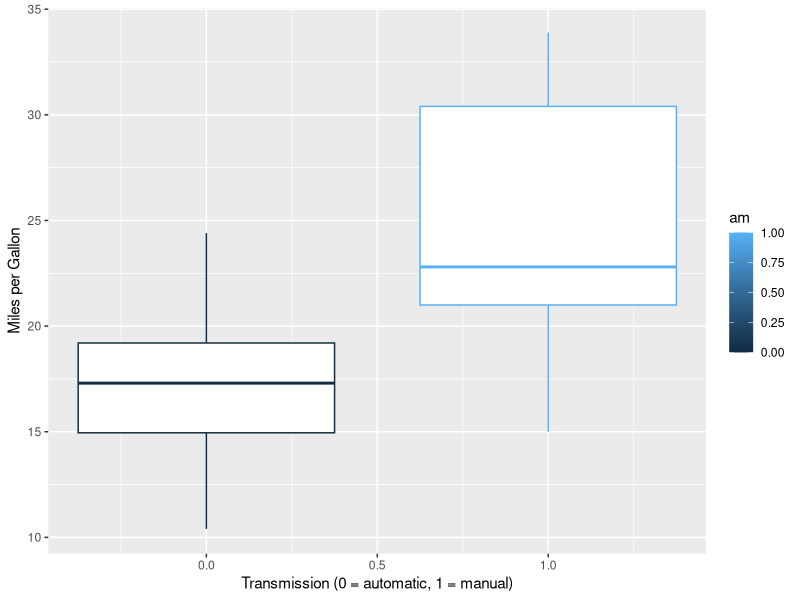
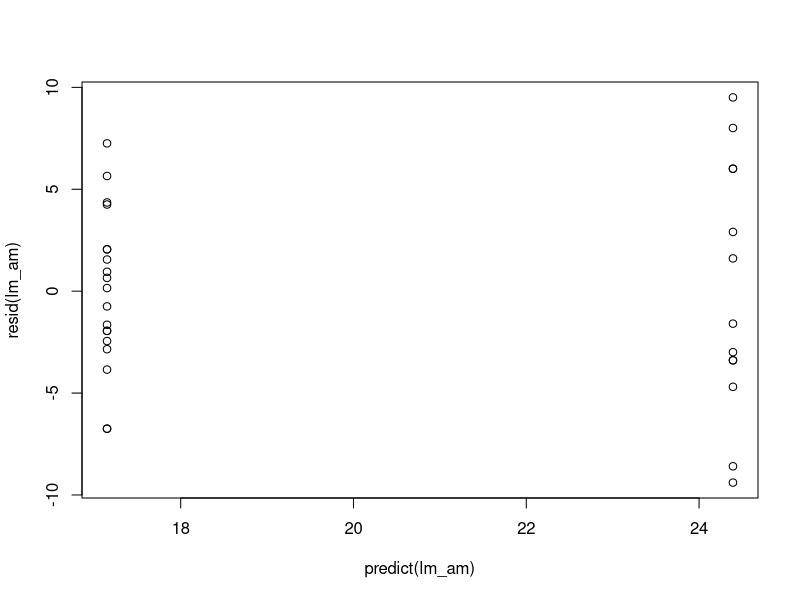
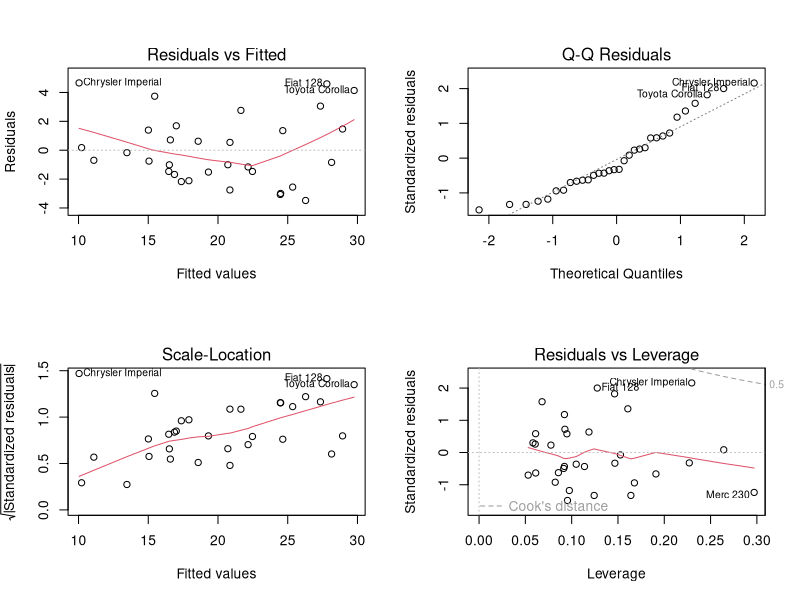

Source code (R) for these figures, in order:
## ---- chunk 1
knitr::opts_chunk$set(echo = TRUE)
## ---- chunk 2

data(mtcars)
dim(mtcars)
str(mtcars)
## ---- chunk 3
library(ggplot2)
my_boxplot <- ggplot(mtcars,aes(x=am,y=mpg, group=am, col=am)) + geom_boxplot() + xlab('Transmission (0 = automatic, 1 = manual)') + ylab('Miles per Gallon')
my_boxplot 
## ---- chunk 4
mtcars_am0 <- mtcars[which(mtcars$am == 0), names(mtcars) %in% c("mpg")]
mtcars_am1 <- mtcars[which(mtcars$am == 1), names(mtcars) %in% c("mpg")]
t.test(mtcars_am0, mtcars_am1, paired = FALSE, alternative="two.sided", var.equal=FALSE)
## ---- chunk 5
mtcars$am<-relevel(as.factor(mtcars$am), ref='0',labels=c('Automatic','Manual'))
## ---- chunk 6
lm_am <- lm(mpg~factor(am) -1,data = mtcars)
summary(lm_am)
## ---- chunk 7
plot(predict(lm_am),resid(lm_am))
## ---- chunk 8
lm_all <- lm(mpg~. -1,data = mtcars)
summary(lm_all)
## ---- chunk 9
lm_best<-step(lm_all,direction ="both")
summary(lm_best)
## ---- chunk 10
par(mfrow = c(2,2))
plot(lm_best)
